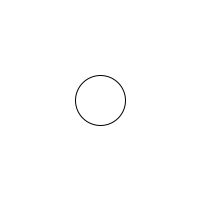
Frame 1 (no input)
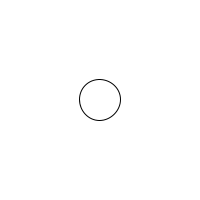
Frame 60 (the mouse pressed at the canvas centre just before this capture)
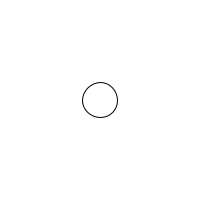
Frame 120 (the mouse held since frame 60 and released just before this capture)

The Processing sketch that drew these frames (run headless with seeded random() and noise(); from frame 60 on, the mouse is pressed at the canvas centre):

// Processing sketch: exercise_13_8
// ── exercise_13_8.pde
float theta;
void setup() {
  size(200, 200);
  theta = 0;
}

void draw() {
  background(255);
  circleBreathing();
}

void circleBreathing() {
  float r = map(sin(theta), -1, 1, 25, 75);
  circle(width/2, height/2, r);
  theta += 0.1;
}
